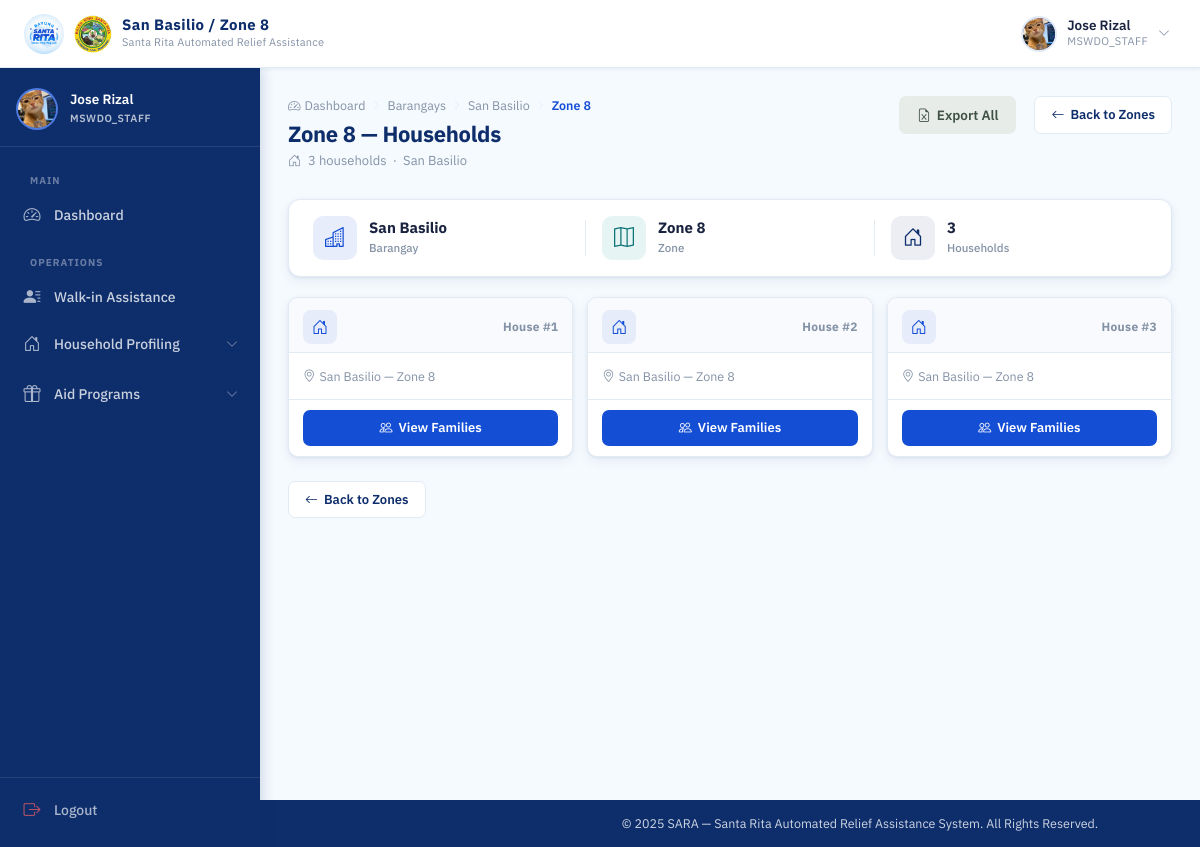
The app's page /mswdo/zones/52/households/ (signed in) with its own data.
### accounts/models.py (models this page shows, shortened)
class Barangay(models.Model):
    name = models.CharField(max_length=100, unique=True)

class User(AbstractUser):
    ROLE_CHOICES = (
        ('MSWDO', 'MSWDO Admin'),
        ('MSWDO_STAFF', 'MSWDO Staff'),
        ('BARANGAY', 'Barangay Admin'),
    )
    email = models.EmailField(unique=True)
    role = models.CharField(max_length=20, choices=ROLE_CHOICES)
    barangay = models.ForeignKey(
        'Barangay', on_delete=models.SET_NULL, blank=True, null=True, related_name='users'
    )
    is_active = models.BooleanField(default=True)
    middle_name = models.CharField(max_length=150, blank=True)
    suffix = models.CharField(max_length=10, blank=True, null=True)
    position = models.CharField(max_length=100, blank=True)
    birth_place = models.CharField(max_length=200, blank=True)
    CIVIL_STATUS_CHOICES = (
        ('SINGLE', 'Single'),
        ('MARRIED', 'Married'),
        ('WIDOWED', 'Widowed'),
        ('SEPARATED', 'Separated'),
        ('ANNULLED', 'Annulled'),
    )
    civil_status = models.CharField(max_length=20, choices=CIVIL_STATUS_CHOICES, blank=True)
    citizenship = models.CharField(max_length=100, blank=True, default='Filipino')
    must_change_password = models.BooleanField(default=False)
    SEX_CHOICES = (
        ('M', 'Male'),
        ('F', 'Female'),
    )
    sex = models.CharField(max_length=1, choices=SEX_CHOICES, blank=True)
    birthdate = models.DateField(blank=True, null=True)
    contact_number = models.CharField(
        max_length=13,
        blank=True,
        validators=[
            RegexValidator(
                regex=r'^(09|\+639)\d{9}$',
                message="Phone number must be entered in the format: '09XXXXXXXXX' or '+639XXXXXXXXX'."
            )
        ]
    )
    profile_image = models.ImageField(upload_to=user_profile_image_path, blank=True, null=True)

### households/models.py (models this page shows, shortened)
class Zone(models.Model):
    barangay = models.ForeignKey(Barangay, on_delete=models.CASCADE, related_name='zones')
    name = models.CharField(max_length=50)

class Household(models.Model):
    barangay = models.ForeignKey(Barangay, on_delete=models.CASCADE, related_name='households')
    zone = models.ForeignKey(Zone, on_delete=models.CASCADE, related_name='households')
    LAND_USE_CHOICES = (
        ('RESIDENTIAL', 'Residential'),
        ('AGRICULTURAL', 'Agricultural'),
        ('COMMERCIAL', 'Commercial'),
        ('INDUSTRIAL', 'Industrial'),
        ('INSTITUTIONAL', 'Institutional'),
        ('FISHING', 'Fishing'),
    )
    HAZARD_CHOICES = (
        ('NONE', 'No Hazard'),
        ('FLOOD', 'Flood'),
        ('LANDSLIDE', 'Landslide'),
        ('FIRE', 'Fire'),
        ('EARTHQUAKE', 'Earthquake/Fault'),
        ('RIVERBANK_EROSION', 'Riverbank Erosion'),
        ('OTHER', 'Other'),
    )
    house_number = models.CharField(max_length=50)
    land_use = models.CharField(max_length=20, choices=LAND_USE_CHOICES)
    hazard_exposure = models.CharField(max_length=20, choices=HAZARD_CHOICES)
    flood_depth = models.CharField(max_length=50, blank=True)
    flood_frequency = models.CharField(max_length=50, blank=True)
    hazard_other_description = models.CharField(max_length=255, blank=True)
    accessibility = models.CharField(max_length=255, blank=True)
    location_notes = models.CharField(max_length=255, blank=True)
    latitude = models.DecimalField(max_digits=9, decimal_places=6, null=True, blank=True)
    longitude = models.DecimalField(max_digits=9, decimal_places=6, null=True, blank=True)

### households/views.py (the view)
# urls.py: path('mswdo/zones/<int:zone_id>/households/', views.zone_households, name='zone_households'),
@login_required
@session_protected
@mswdo_or_staff_required
def zone_households(request, zone_id):
    zone = get_object_or_404(
        Zone.objects.select_related('barangay'),
        id=zone_id
    )
    households = Household.objects.filter(
        zone=zone
    ).order_by('house_number')
    return render(request, 'households/zone_households.html', {
        'zone': zone,
        'barangay': zone.barangay,
        'households': households,
    })

### accounts/context_processors.py (called while the page is built)
def auth_required(request):
    return {
        'requires_auth': request.user.is_authenticated
    }

### households/templates/households/zone_households.html (shortened to what this page needs)
{% extends 'base.html' %}
{% load static %}
{% block navbar_title %}{{ barangay.name }} / {{ zone.name }}{% endblock %}
{% block css %}
<link rel="stylesheet" href="{% static 'css/mswdo_dashboard.css' %}">
<link rel="stylesheet" href="{% static 'css/barangay_accounts.css' %}">
<link rel="stylesheet" href="{% static 'css/barangay_list.css' %}">
<link rel="stylesheet" href="{% static 'css/households.css' %}">
{% endblock %}
{% block content %}
<div class="dash-page-header">
  <div>
    <div class="page-breadcrumb">
      <a href="{% if request.user.role == 'MSWDO' %}{% url 'mswdo_dashboard' %}{% else %}{% url 'staff_dashboard' %}{% endif %}" class="breadcrumb-link"><i class="bi bi-speedometer2"></i> Dashboard</a>
      <i class="bi bi-chevron-right breadcrumb-sep"></i>
      <a href="{% url 'barangay_list' %}" class="breadcrumb-link">Barangays</a>
      <i class="bi bi-chevron-right breadcrumb-sep"></i>
      <a href="{% url 'barangay_zones' barangay.id %}" class="breadcrumb-link">{{ barangay.name }}</a>
      <i class="bi bi-chevron-right breadcrumb-sep"></i>
      <span class="breadcrumb-current">{{ zone.name }}</span>
    </div>
    <h1 class="dash-page-title">{{ zone.name }} — Households</h1>
    <p class="dash-page-sub">
      <i class="bi bi-house-door me-1"></i>
      {{ households|length }} household{{ households|length|pluralize }} &nbsp;·&nbsp; {{ barangay.name }}
    </p>
  </div>
  <div class="dash-header-actions">
    <a href="{% url 'export_zone_households_excel' zone.id %}" class="btn-dash-primary btn-dash-action-export">
      <i class="bi bi-file-earmark-excel"></i> Export All
    </a>
    <a href="{% url 'barangay_zones' barangay.id %}" class="btn-dash-outline ms-2">
      <i class="bi bi-arrow-left"></i> Back to Zones
    </a>
  </div>
</div>
<div class="brgy-info-strip">
  <div class="brgy-info-item">
    <div class="brgy-info-icon"><i class="bi bi-buildings"></i></div>
    <div>
      <span class="brgy-info-val">{{ barangay.name }}</span>
      <span class="brgy-info-label">Barangay</span>
    </div>
  </div>
  <div class="brgy-info-item">
    <div class="brgy-info-icon brgy-info-icon--teal"><i class="bi bi-map"></i></div>
    <div>
      <span class="brgy-info-val">{{ zone.name }}</span>
      <span class="brgy-info-label">Zone</span>
    </div>
  </div>
  <div class="brgy-info-item">
    <div class="brgy-info-icon brgy-info-icon--navy"><i class="bi bi-house-door"></i></div>
    <div>
      <span class="brgy-info-val">{{ households|length }}</span>
      <span class="brgy-info-label">Households</span>
    </div>
  </div>
</div>
{% if households %}
<div class="hh-grid">
  {% for household in households %}
  <div class="hh-card">
    <div class="hh-card__header">
      <div class="hh-card__icon"><i class="bi bi-house-door"></i></div>
      <span class="hh-card__num">House #{{ household.house_number }}</span>
    </div>
    <div class="hh-card__body">
      <p class="hh-card__location">
        <i class="bi bi-geo-alt"></i> {{ household.barangay.name }} &mdash; {{ household.zone.name }}
      </p>
    </div>
    <div class="hh-card__footer">
      <a href="{% url 'household_info' household.id %}" class="btn-dash-primary hh-card__btn">
        <i class="bi bi-people"></i> View Families
      </a>
    </div>
  </div>
  {% endfor %}
</div>
{% endif %}
<div class="page-back-row">
  <a href="{% url 'barangay_zones' barangay.id %}" class="btn-dash-outline">
    <i class="bi bi-arrow-left"></i> Back to Zones
  </a>
</div>
{% endblock %}

### templates/base.html (shortened to what this page needs)
{% load static %}
<!DOCTYPE html>
<html lang="en">
<head>
  <link href="https://cdn.jsdelivr.net/npm/bootstrap@5.3.2/dist/css/bootstrap.min.css" rel="stylesheet">
  <link href="https://cdn.jsdelivr.net/npm/bootstrap-icons@1.11.3/font/bootstrap-icons.min.css" rel="stylesheet">
  <link rel="stylesheet" href="{% static 'css/base.css' %}">
  <link rel="stylesheet" href="{% static 'css/_responsive.css' %}">
  <link rel="stylesheet" href="{% static 'css/scan_rfid.css' %}">
  <link rel="stylesheet" href="{% static 'css/loading_modal.css' %}">
  {% block css %}{% endblock %}
</head>
<body>
  <div class="page-wrapper">
    <nav class="topbar" id="topbar">
      <div class="topbar-left">
        <a class="topbar-brand" href="#">
          <img src="{% static 'images/logo.jpg' %}" alt="SARA Logo" class="topbar-logo">
          <img src="{% static 'images/SRP.png' %}" alt="SRP Logo" class="topbar-logo topbar-logo--srp">
          <div class="topbar-title-group">
            <span class="topbar-title">{% block navbar_title %}SARA SYSTEM{% endblock %}</span>
            <span class="topbar-subtitle">Santa Rita Automated Relief Assistance</span>
          </div>
        </a>
      </div>
      <div class="topbar-right">
        {% if user.is_authenticated %}
        <div class="topbar-user" id="userDropdownToggle">
          <div class="topbar-avatar">
            {% if user.profile_image %}
            <img src="{{ user.profile_image.url }}" alt="{{ user.get_full_name }}">
            {% else %}
            <span class="avatar-initials">
              {{ user.first_name|first|upper }}{{ user.last_name|first|upper }}
            </span>
            {% endif %}
          </div>
          <div class="topbar-user-info">
            <span class="topbar-username">{{ user.get_full_name|default:user.username }}</span>
            <span class="topbar-role">{{ user.role|default:"User" }}</span>
          </div>
          <i class="bi bi-chevron-down topbar-chevron" id="userChevron"></i>
        </div>
        {% endif %}
      </div>
    </nav>
    {% if user.is_authenticated and not hide_sidebar %}
    <aside class="sidebar" id="sidebar">
      <div class="sidebar-header">
        <div class="sidebar-user-card">
          <div class="sidebar-avatar">
            {% if user.profile_image %}
            <img src="{{ user.profile_image.url }}" alt="{{ user.get_full_name }}">
            {% else %}
            <span class="avatar-initials avatar-initials--lg">
              {{ user.first_name|first|upper }}{{ user.last_name|first|upper }}
            </span>
            {% endif %}
          </div>
          <div class="sidebar-user-info">
            <span class="sidebar-username">{{ user.get_full_name|default:user.username }}</span>
            <span class="sidebar-role-badge">{{ user.role|default:"User" }}</span>
          </div>
        </div>
      </div>
      <nav class="sidebar-body">
        <ul class="sidebar-nav">
          {% if user.role == 'MSWDO_STAFF' %}
          <li class="sidebar-section-label">Main</li>
          <li class="sidebar-item">
            <a href="{% url 'staff_dashboard' %}"
              class="sidebar-link {% if request.resolver_match.url_name == 'staff_dashboard' %}active{% endif %}">
              <i class="bi bi-speedometer2"></i>
              <span>Dashboard</span>
            </a>
          </li>
          <li class="sidebar-section-label">Operations</li>
          <li class="sidebar-item">
            <a href="{% url 'staff_walkin' %}"
              class="sidebar-link {% if request.resolver_match.url_name == 'staff_walkin' %}active{% endif %}">
              <i class="bi bi-person-lines-fill"></i>
              <span>Walk-in Assistance</span>
            </a>
          </li>
          <li class="sidebar-item sidebar-item--accordion">
            <button class="sidebar-link sidebar-accordion-btn" data-target="staffHouseholdSubmenu"
              aria-expanded="false">
              <i class="bi bi-house-door"></i>
              <span>Household Profiling</span>
              <i class="bi bi-chevron-down sidebar-arrow"></i>
            </button>
          </li>
          <li class="sidebar-item sidebar-item--accordion">
            <button class="sidebar-link sidebar-accordion-btn" data-target="staffAidSubmenu" aria-expanded="false">
              <i class="bi bi-gift"></i>
              <span>Aid Programs</span>
              <i class="bi bi-chevron-down sidebar-arrow"></i>
            </button>
          </li>
          {% endif %}
        </ul>
      </nav>
      <div class="sidebar-footer">
        <a href="{% url 'logout' %}" class="sidebar-link sidebar-logout">
          <i class="bi bi-box-arrow-right"></i>
          <span>Logout</span>
        </a>
      </div>
    </aside>
    {% endif %}
    <main class="{% if user.is_authenticated and not hide_sidebar %}main-content{% endif %}">
      {% block content %}{% endblock %}
    </main>
    <footer
      class="{% if user.is_authenticated and not hide_sidebar %}footer footer--dashboard{% else %}footer{% endif %}">
      <div class="footer-content">
        <p>&copy; 2025 SARA &mdash; Santa Rita Automated Relief Assistance System. All Rights Reserved.</p>
      </div>
    </footer>
  </div>
</body>
</html>

### static/css/_responsive.css (style rules this page uses)
html, body { overflow-x: hidden; max-width: 100%; }
.page-wrapper, .main-content, .logform, .form-container { max-width: 100%; box-sizing: border-box; }

### static/css/mswdo_dashboard.css (style rules this page uses)
:root { --card-radius: 12px; --panel-radius: 12px; --shadow-card: 0 1px 3px rgba(13, 45, 107, 0.07), 0 4px 12px rgba(13, 45, 107, 0.07); --shadow-hover: 0 4px 18px rgba(13, 45, 107, 0.14); --teal: #0d7377; --teal-light: #e6f4f4; --amber: #b45309; --amber-light: #fef3c7; --green: #166534; --green-light: #dcfce7; --indigo: #3730a3; --indigo-light: #ede9fe; --success: #22A06B; --success-hover: #1C8A5C; --success-bg: rgba(34, 160, 107, 0.08); }
.dash-page-header { display: flex; align-items: flex-start; justify-content: space-between; gap: 16px; margin-bottom: 28px; flex-wrap: wrap; }
.dash-page-title { font-size: 22px; font-weight: 700; color: var(--primary); margin: 0 0 4px; letter-spacing: -0.3px; }
.dash-page-sub { font-size: 13px; color: var(--text-muted); margin: 0; }
.dash-header-actions { display: flex; gap: 10px; align-items: center; flex-shrink: 0; }
.btn-dash-primary { display: inline-flex; align-items: center; gap: 6px; background-color: var(--secondary); color: #fff; border: none; border-radius: 7px; padding: 9px 18px; font-size: 13.5px; font-weight: 600; cursor: pointer; transition: background var(--transition), box-shadow var(--transition); font-family: var(--font); text-decoration: none; }
.btn-dash-outline { display: inline-flex; align-items: center; gap: 6px; background: var(--white); color: var(--primary); border: 1.5px solid var(--border); border-radius: 7px; padding: 8px 16px; font-size: 13px; font-weight: 600; cursor: pointer; transition: border-color var(--transition), background var(--transition), color var(--transition), box-shadow var(--transition); font-family: var(--font); text-decoration: none; }
.btn-dash-action-export { background-color: #E8ECE9 !important; color: #3F5147 !important; border-color: #E8ECE9 !important; }

### static/css/barangay_accounts.css (style rules this page uses)
.page-breadcrumb { display: flex; align-items: center; gap: 6px; margin-bottom: 6px; }
.breadcrumb-link { font-size: 12.5px; color: var(--text-muted); text-decoration: none; display: flex; align-items: center; gap: 4px; transition: color var(--transition); }
.breadcrumb-sep { font-size: 10px; color: var(--border); }
.breadcrumb-current { font-size: 12.5px; color: var(--secondary); font-weight: 600; }
.page-back-row { margin-top: 20px; display: flex; align-items: center; }

### static/css/barangay_list.css (style rules this page uses)
.brgy-info-strip { display: flex; align-items: center; gap: 0; background: var(--white); border: 1px solid var(--border); border-radius: var(--panel-radius); box-shadow: var(--shadow-card); padding: 16px 24px; margin-bottom: 20px; flex-wrap: wrap; gap: 16px; }
.brgy-info-item { display: flex; align-items: center; gap: 12px; flex: 1; min-width: 0; }
.brgy-info-icon { width: 44px; height: 44px; border-radius: 10px; background: rgba(19, 78, 213, 0.1); color: var(--secondary); font-size: 20px; display: flex; align-items: center; justify-content: center; flex-shrink: 0; }
.brgy-info-icon--teal { background: #e6f4f4; color: #0d7377; }
.brgy-info-icon--navy { background: rgba(13, 45, 107, 0.08); color: var(--primary); }
.brgy-info-val { display: block; font-size: 15px; font-weight: 700; color: var(--text-main); line-height: 1.2; white-space: normal; overflow: visible; text-overflow: clip; max-width: none; }
.brgy-info-label { display: block; font-size: 11.5px; color: var(--text-muted); font-weight: 500; margin-top: 2px; }

### records on screen
Barangay: name "San Basilio"
Zone: name "Zone 8"
User: profile_image (picture), get_full_name "Jose Rizal", role "MSWDO_STAFF"
Household: house_number "1", barangay.name "San Basilio", zone.name "Zone 8"
Household: house_number "2", barangay.name "San Basilio", zone.name "Zone 8"
Household: house_number "3", barangay.name "San Basilio", zone.name "Zone 8"

### other values on screen
{{ households|length }} "3"
